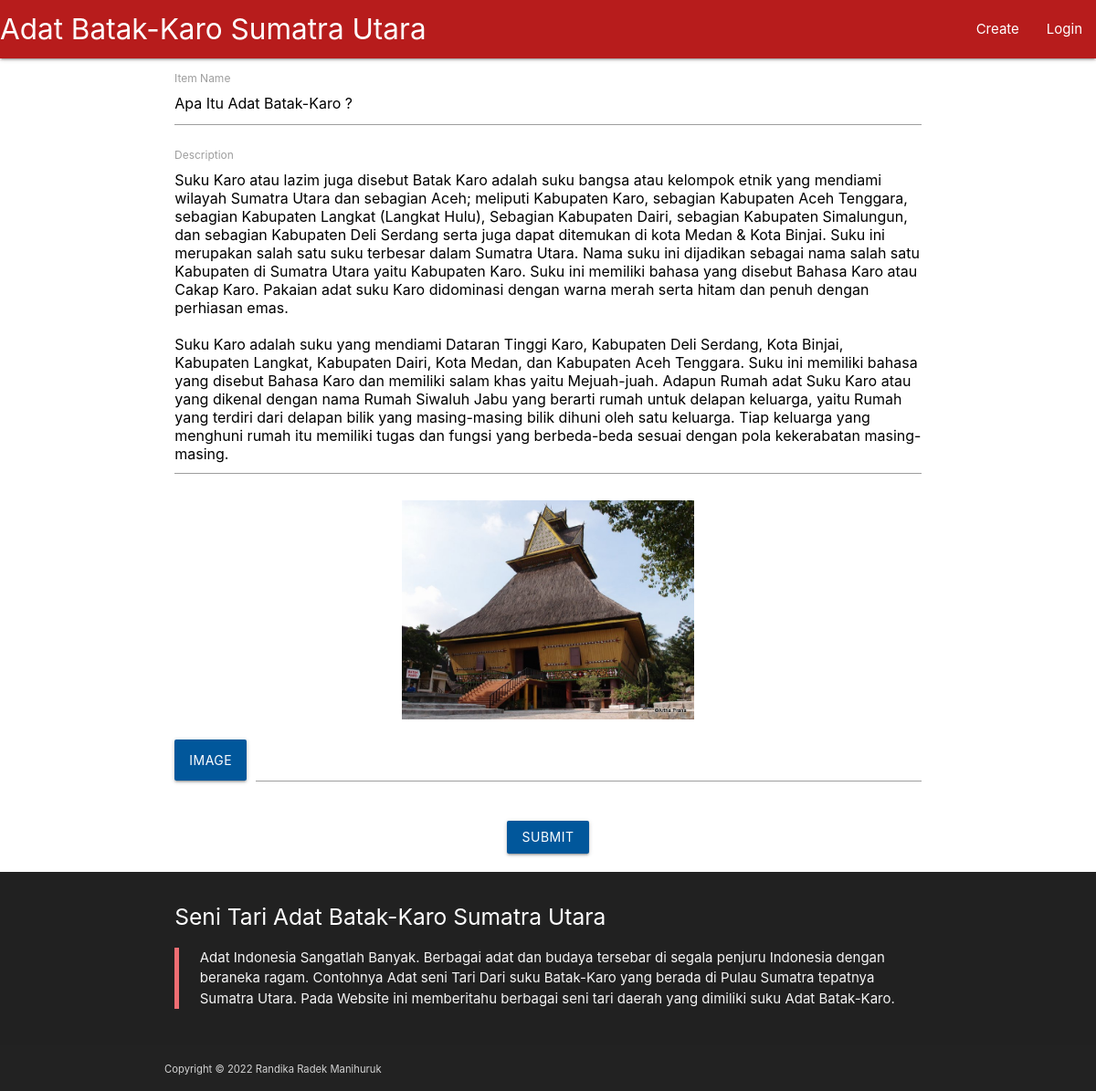
The page /welcome/update/item62616eccd3d155.65570233 on the database its author committed.
### tables this page shows
CREATE TABLE `post` (
  `id` varchar(30) NOT NULL,
  `name` varchar(100) NOT NULL,
  `description` text NOT NULL,
  `filename` varchar(35) NOT NULL
);

### application/controllers/Welcome.php (called while the page is built, shortened)
<?php
class Welcome extends CI_Controller {
 public function __construct()
 {
  $this->load->model('M_welcome', 'model');
  $this->load->helper('url');
  $this->load->library('session');
 }
 public function update($id){
  $this->load->helper('form');
  $this->load->library('form_validation');
  $this->form_validation->set_rules('name', 'Name', 'required|max_length[30]');
  $this->form_validation->set_rules('description', 'Description', 'required');
  if ($this->form_validation->run() === FALSE){
   $data['post'] = $this->model->read($id);
   $this->load->view('header');
   $this->load->view('update', $data);
   $this->load->view('footer');
  	}
  }
}

### index.php (called while the page is built, shortened)
<?php
require_once BASEPATH.'core/CodeIgniter.php';

### application/models/M_welcome.php (called while the page is built, shortened)
<?php
class M_welcome extends CI_Model {
    public function read($id=FALSE){
        if ($id===FALSE){
            return $this->db->get('post')->result_array();
        }else{
            $query = $this->db->get_where('post', array('id' => $id));
            return $query->row();
        }
    }
}

### application/views/update.php (the view, shortened to what this page needs)
<div class="row">
  <form action="<?= site_url('welcome/update/'.$post->id); ?>" method="post" enctype="multipart/form-data">
    <div class="row">
      <div class="input-field col s12">
          <input name="name" id="name" type="text" class="validate" value="<?= $post->name; ?>">
          <label for="name">Item Name</label>
      </div>
      <div class="input-field col s12">
        <textarea name="description" id="description" class="materialize-textarea"><?= $post->description; ?></textarea>
        <label for="description">Description</label>
      </div>
      <div class="center col s12">
         <img class="responsive-img" id="image" style="max-height:30vh;" src="<?= site_url('upload/post/'.$post->filename); ?>">
      </div>
      <div class="file-field input-field col s12">
        <div class="btn light-blue darken-4">
          <span>Image</span>
        </div>
        <div class="file-path-wrapper">
          <input class="file-path validate" type="text" onchange="thumbnail();" name="file">
        </div>
      </div>
    </div>
    <div class="col s12 center">
      <button class="btn light-blue darken-4" type="submit">Submit</button>
    </div>
  </form>
</div>

### application/views/footer.php (style rules this page uses)
body { display: flex; min-height: 100vh; flex-direction: column; }

### rows shown on the page
post: name "Apa Itu Adat Batak-Karo ?", description "Suku Karo atau lazim juga disebut Batak Karo adalah suku bangsa atau kelompok etnik yang mendiami wilayah Sumatra Utara dan sebagian Aceh; meliputi Kabupaten Karo, sebagian Kabupaten Aceh Tenggara, sebagian Kabupaten Langkat (Langkat Hulu), Sebagian Kabupaten Dairi, sebagian Kabupaten Simalungun, dan sebagian Kabupaten Deli Serdang serta juga dapat ditemukan di kota Medan & Kota Binjai. Suku ini merupakan salah satu suku terbesar dalam Sumatra Utara. Nama suku ini dijadikan sebagai nama salah satu Kabupaten di Sumatra Utara yaitu Kabupaten Karo. Suku ini memiliki bahasa yang disebut Bahasa Karo atau Cakap Karo. Pakaian adat suku Karo didominasi dengan warna merah serta hitam dan penuh…", filename (picture)
